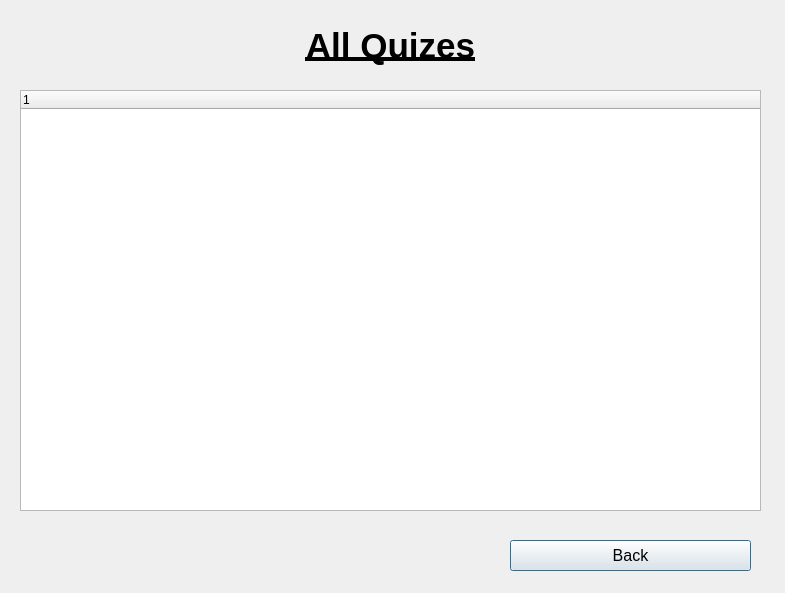
<?xml version="1.0" encoding="UTF-8"?>
<ui version="4.0">
 <class>ShowAllQuizes</class>
 <widget class="QDialog" name="ShowAllQuizes">
  <property name="geometry">
   <rect>
    <x>0</x>
    <y>0</y>
    <width>785</width>
    <height>593</height>
   </rect>
  </property>
  <property name="windowTitle">
   <string>Dialog</string>
  </property>
  <widget class="QPushButton" name="back_button">
   <property name="geometry">
    <rect>
     <x>510</x>
     <y>540</y>
     <width>241</width>
     <height>31</height>
    </rect>
   </property>
   <property name="font">
    <font>
     <pointsize>12</pointsize>
    </font>
   </property>
   <property name="text">
    <string>Back</string>
   </property>
   <property name="icon">
    <iconset theme="go-previous">
     <normaloff>.</normaloff>.</iconset>
   </property>
   <property name="autoRepeat">
    <bool>false</bool>
   </property>
   <property name="autoDefault">
    <bool>true</bool>
   </property>
   <property name="default">
    <bool>false</bool>
   </property>
   <property name="flat">
    <bool>false</bool>
   </property>
  </widget>
  <widget class="QLabel" name="label">
   <property name="geometry">
    <rect>
     <x>210</x>
     <y>0</y>
     <width>361</width>
     <height>91</height>
    </rect>
   </property>
   <property name="font">
    <font>
     <pointsize>26</pointsize>
     <bold>true</bold>
     <underline>true</underline>
     <stylestrategy>PreferDefault</stylestrategy>
     <kerning>false</kerning>
    </font>
   </property>
   <property name="text">
    <string>All Quizes</string>
   </property>
   <property name="alignment">
    <set>Qt::AlignCenter</set>
   </property>
  </widget>
  <widget class="QTreeWidget" name="treeWidget">
   <property name="geometry">
    <rect>
     <x>20</x>
     <y>90</y>
     <width>741</width>
     <height>421</height>
    </rect>
   </property>
   <column>
    <property name="text">
     <string notr="true">1</string>
    </property>
   </column>
  </widget>
 </widget>
 <resources/>
 <connections/>
</ui>
